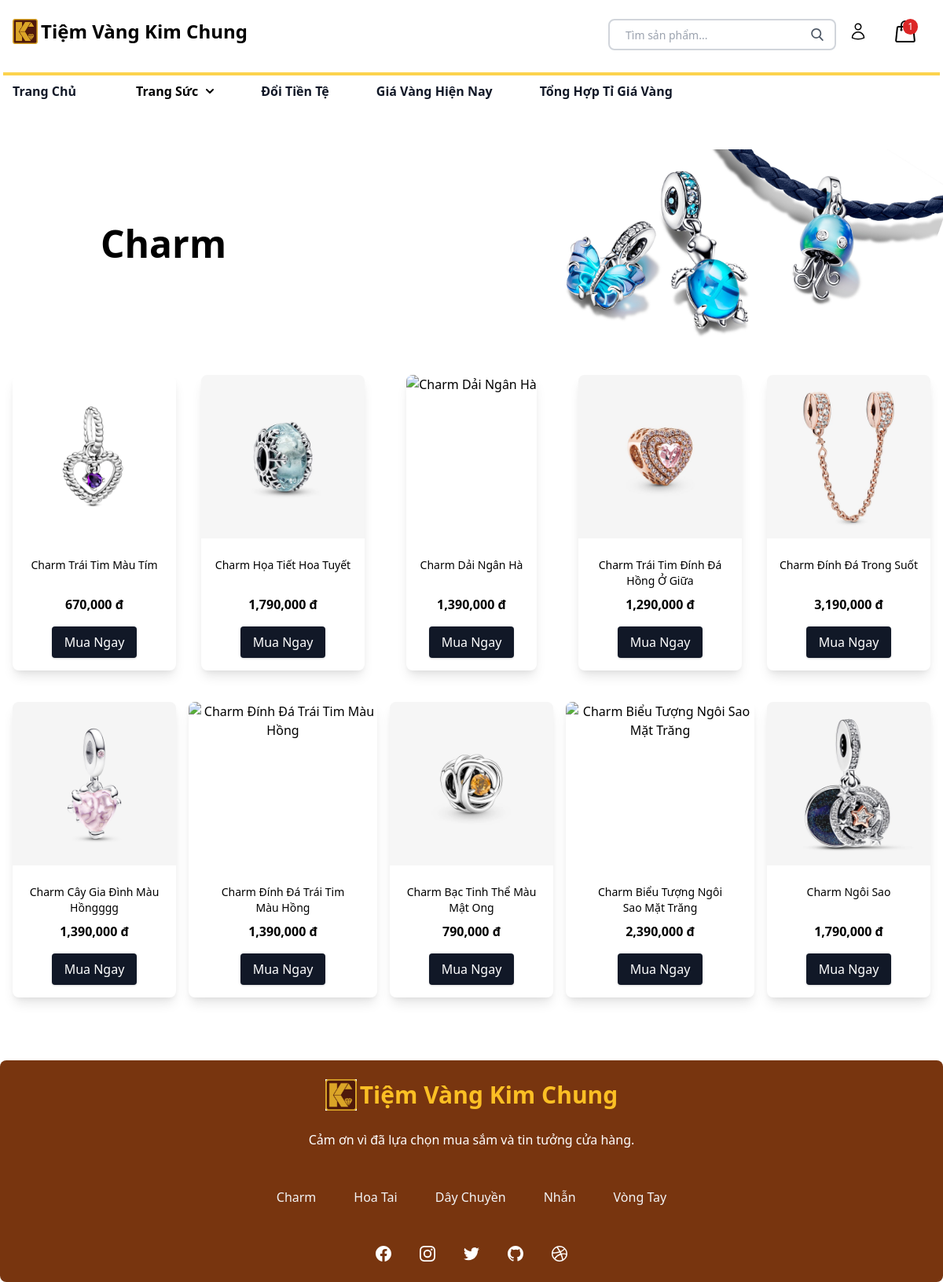
Page /home/charm.php (signed in) on the committed database.
### tables this page shows
CREATE TABLE `sanpham` (
  `MaSanPham` int(5) NOT NULL,
  `TenSanPham` varchar(100) NOT NULL,
  `MaLoaiTrangSuc` int(5) NOT NULL,
  `GiaBan` float NOT NULL,
  `MaNhaCungCap` int(5) NOT NULL,
  `MoTa` varchar(1000) NOT NULL,
  `Anh` varchar(100) NOT NULL,
  `Anh2` varchar(100) NOT NULL,
  `Anh3` varchar(100) NOT NULL,
  `SoLuong` varchar(50) NOT NULL
);

### home/charm.php (the view, shortened to what this page needs)
<?php include '../home/header.php'; ?>
<section class="pt-10">
    <div class="relative pb-6">
        <img src="uploads/bg-charm.jpg" class="w-full h-full object-cover">
        <div class="absolute inset-0 flex items-start justify-start p-4 md:absolute md:pt-24 md:pl-32 ">
          <p class="md:text-5xl font-bold sm:text-xl">Charm</p>
        </div>
    </div>
    <div class="flex flex-wrap justify-center">
        <?php
        $query = "SELECT * FROM sanpham WHERE MaLoaiTrangSuc = 2";
        $result = mysqli_query($conn, $query);
        if (mysqli_num_rows($result) > 0) {
            while ($row = mysqli_fetch_assoc($result)) {
                $productTitle = $row['TenSanPham'];
                $productPrice = $row['GiaBan'];
                $productId = $row['MaSanPham'];
                $shortTitle = strlen($productTitle) > 30 ? wordwrap($productTitle, 30, "<br>", true) : $productTitle;
        ?>
        <div class="md:flex md:flex-row md:justify-center w-full md:w-1/5 pb-10 transition duration-300 transform hover:scale-110">
            <div class="max-w-sm mx-auto bg-white rounded-lg overflow-hidden shadow-lg h-full">
                <div class="text-center items-center">
                    <a href="xemchitiet.php?id=<?= $productId ?>" class="hover-trigger relative block">
                    </a>
                </div>
                <div class="p-4">
                    <h3 class="text-sm text-center mt-2" style="height: 40px; overflow: hidden;"><a href="xemchitiet.php?id=<?= $productId ?>"><?= $shortTitle ?></a></h3>
                    <p class="text-center font-bold mt-2"><?= number_format($productPrice, 0, '.', ',') ?> đ</p>
                    <div class="flex justify-center mt-4">
                        <a href="xemchitiet.php?id=<?= $productId ?>" class="inline-block px-4 py-2 bg-gray-900 hover:bg-yellow-600 text-white rounded shadow">Mua Ngay</a>
                    </div>
                </div>
            </div>
        </div>
        <?php
            }
        } else {
            echo "Không tìm thấy sản phẩm.";
        }
        ?>
    </div>
</section>
<?php include '../home/footer.php'; ?>

### rows in the picture
sanpham: TenSanPham "Charm Trái Tim Màu Tím", GiaBan "670,000"
sanpham: TenSanPham "Charm Họa Tiết Hoa Tuyết", GiaBan "1,790,000"
sanpham: TenSanPham "Charm Dải Ngân Hà", GiaBan "1,390,000"
sanpham: TenSanPham "Charm Trái Tim Đính Đá Hồng Ở Giữa", GiaBan "1,290,000"
sanpham: TenSanPham "Charm Đính Đá Trong Suốt", GiaBan "3,190,000"
sanpham: TenSanPham "Charm Cây Gia Đình Màu Hồngggg", GiaBan "1,390,000"
sanpham: TenSanPham "Charm Đính Đá Trái Tim Màu Hồng", GiaBan "1,390,000"
sanpham: TenSanPham "Charm Bạc Tinh Thể Màu Mật Ong", GiaBan "790,000"
sanpham: TenSanPham "Charm Biểu Tượng Ngôi Sao Mặt Trăng", GiaBan "2,390,000"
sanpham: TenSanPham "Charm Ngôi Sao", GiaBan "1,790,000"

### other values in the picture
$_SESSION['SLGH'] "1"
